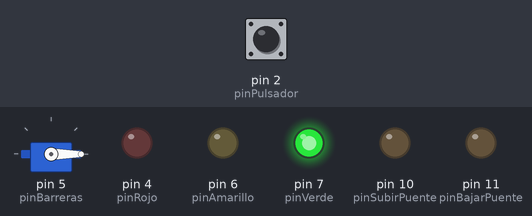
A sketch run on a simulated Arduino Uno, built with avr-gcc and run on an emulated ATmega328P. Shown: servo, output pins drawn as LEDs (lit = HIGH). Inputs (shaded band) come from the test bench; at power-on: pin 2 (pinPulsador) LOW.

Above: at 4.1 s.
4.2 s: pin 2 (pinPulsador) pulled HIGH for 0.15 s
At 4.7 s:
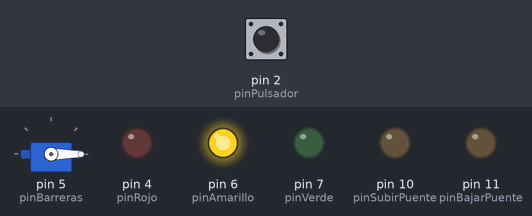
At 6.45 s:
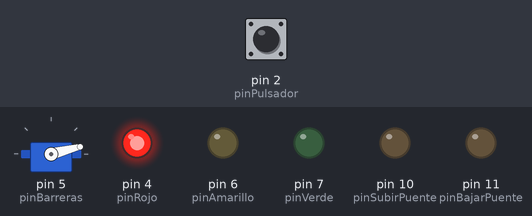
7.3 s: pin 2 (pinPulsador) pulled HIGH for 3.2 s
At 11.1 s:
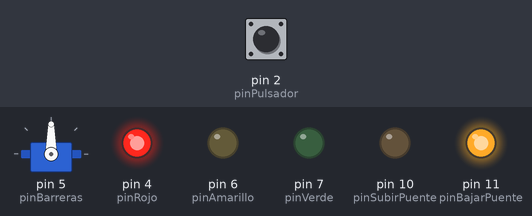
Timing chart, 0 to 16.5 s (numbered marks = the images above; inputs shaded):
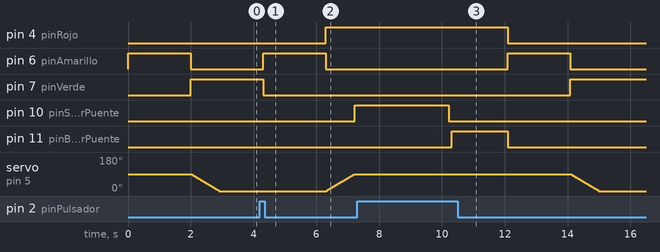

The sketch:

PuenteElevadizo.ino
```cpp
//creamos constantes que simplifiquen el código y simplifiquen la legibilidad
const int enRojo = 0;
const int enVerde = 1;
const int subirPuente = 0;
const int bajarPuente = 1;

const int bajarBarreras = 0;
const int subirBarreras = 1;

//utilización de pines
int pinPulsador = 2; //Conectamos el pulsador en el pin 2
int pinRojo = 4;
int pinAmarillo = 6;
int pinVerde = 7;
int pinBarreras = 5;
int pinSubirPuente=10;
int pinBajarPuente=11;


//declaración de variables
int valorPulsador = 0;
int puenteElevado = false;


#include <Servo.h>
Servo myservo;
int posServo = 0;


void setup() {
  // put your setup code here, to run once:
  pinMode(pinPulsador, INPUT);
  pinMode(pinRojo, OUTPUT);
  pinMode(pinAmarillo, OUTPUT);
  pinMode(pinVerde, OUTPUT);
  pinMode(pinBarreras, OUTPUT);
  pinMode(pinSubirPuente, OUTPUT);
  pinMode(pinBajarPuente, OUTPUT);

  //Estado inicial
  myservo.attach(pinBarreras);
  semaforos(enVerde);
  barreras(subirBarreras);
}

void loop() {

  //Leemos el valor del pulsador
  valorPulsador = digitalRead(pinPulsador);

  //Cuando el pulsador se oprima
  if (valorPulsador == 1) { //Si se oprime el pulsador...
    //
    delay(100);
    if (puenteElevado == false) { //... y el puente está bajo
      //Elevar puente!!!!

      //Semáforos a rojo
      semaforos(enRojo);
      //Bajar barreras
      barreras(bajarBarreras);
      //Elevar puente
      puente(subirPuente);

      puenteElevado = true; //Ahora el puente está elevado
    }
    else {//Si se oprime el pulsador ... y el puente está elevado
      //Bajar puente!!!

      //Bajar puente
      puente(bajarPuente);
      //Semáforos a verde
      semaforos(enVerde);
      //Elevar barreras
      barreras(subirBarreras);

      puenteElevado = false; //Ahora el puente está bajo
    }
  }
}

//Programamos los semáforos
void semaforos(int enRojo) {
  if (enRojo == 0) {
    //Pone los semáforos en ROJO
    digitalWrite(pinRojo, 0);
    digitalWrite(pinAmarillo, 1);
    digitalWrite(pinVerde, 0);
    delay(2000);
    digitalWrite(pinRojo, 1);
    digitalWrite(pinAmarillo, 0);
    digitalWrite(pinVerde, 0);
  }
  else {
    //Pone los semáforos en VERDE
    digitalWrite(pinRojo, 0);
    digitalWrite(pinAmarillo, 1);
    digitalWrite(pinVerde, 0);
    delay(2000);
    digitalWrite(pinRojo, 0);
    digitalWrite(pinAmarillo, 0);
    digitalWrite(pinVerde, 1);
  }
}

//Programamos las barreras
void barreras(int hacer) {
  if (hacer == subirBarreras)
  {
    for (posServo = 90; posServo >= 0; posServo--) {
      // in steps of 1 degree
      myservo.write(posServo);
      delay(10);
    }
  } else {
    for (posServo = 0; posServo <= 90; posServo += 1) {
      myservo.write(posServo);
      delay(10);
    }
  }
}

//Programamos el puente
void puente(int accion) {
  if (accion == subirPuente) {
      digitalWrite(pinSubirPuente, 1);
      delay(3000);
      digitalWrite(pinSubirPuente, 0);
  }
  if (accion == bajarPuente){
      digitalWrite(pinBajarPuente, 1);
      delay(1775);
      digitalWrite(pinBajarPuente, 0);
  }
}
```

Measured:
- after the input at 4.2 s, pin 4 (pinRojo): LOW → HIGH after 2.1 s; pin 6 (pinAmarillo): LOW → HIGH after 0.10 s, → LOW 2.0 s later; pin 7 (pinVerde): HIGH → LOW after 0.10 s; pin 10 (pinSubirPuente): LOW → HIGH after 3.0 s; servo on pin 5 (pinBarreras): moves from 0° to 90° over 0.89 s, starting after 2.1 s
- after the input at 7.3 s, pin 4 (pinRojo): HIGH → LOW after 4.8 s; pin 6 (pinAmarillo): LOW → HIGH after 4.8 s, → LOW 2.0 s later; pin 7 (pinVerde): LOW → HIGH after 6.8 s; pin 11 (pinBajarPuente): LOW → HIGH after 3.0 s, → LOW 1.8 s later; servo on pin 5 (pinBarreras): moves from 90° to 0° over 0.89 s, starting after 6.8 s
